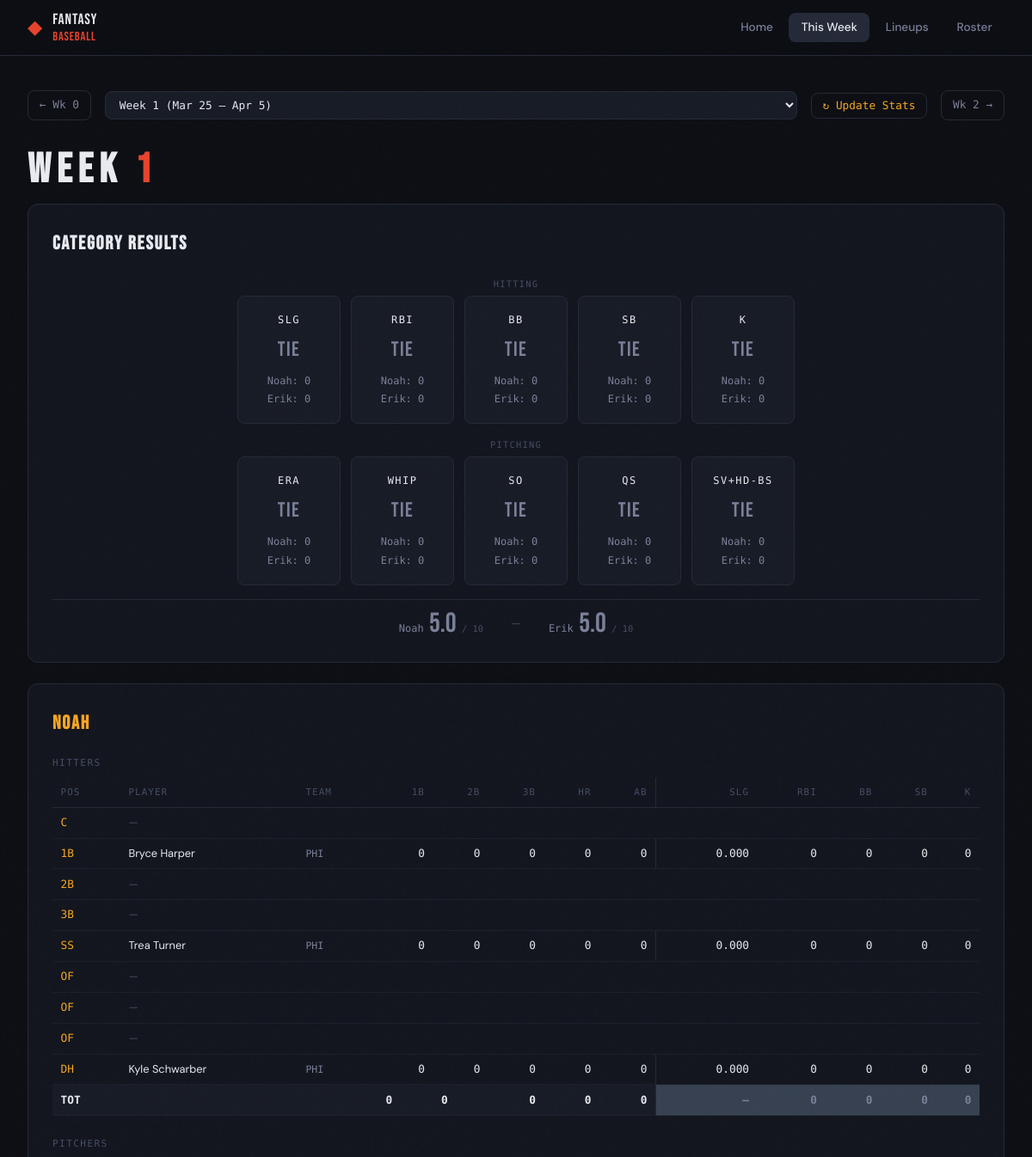
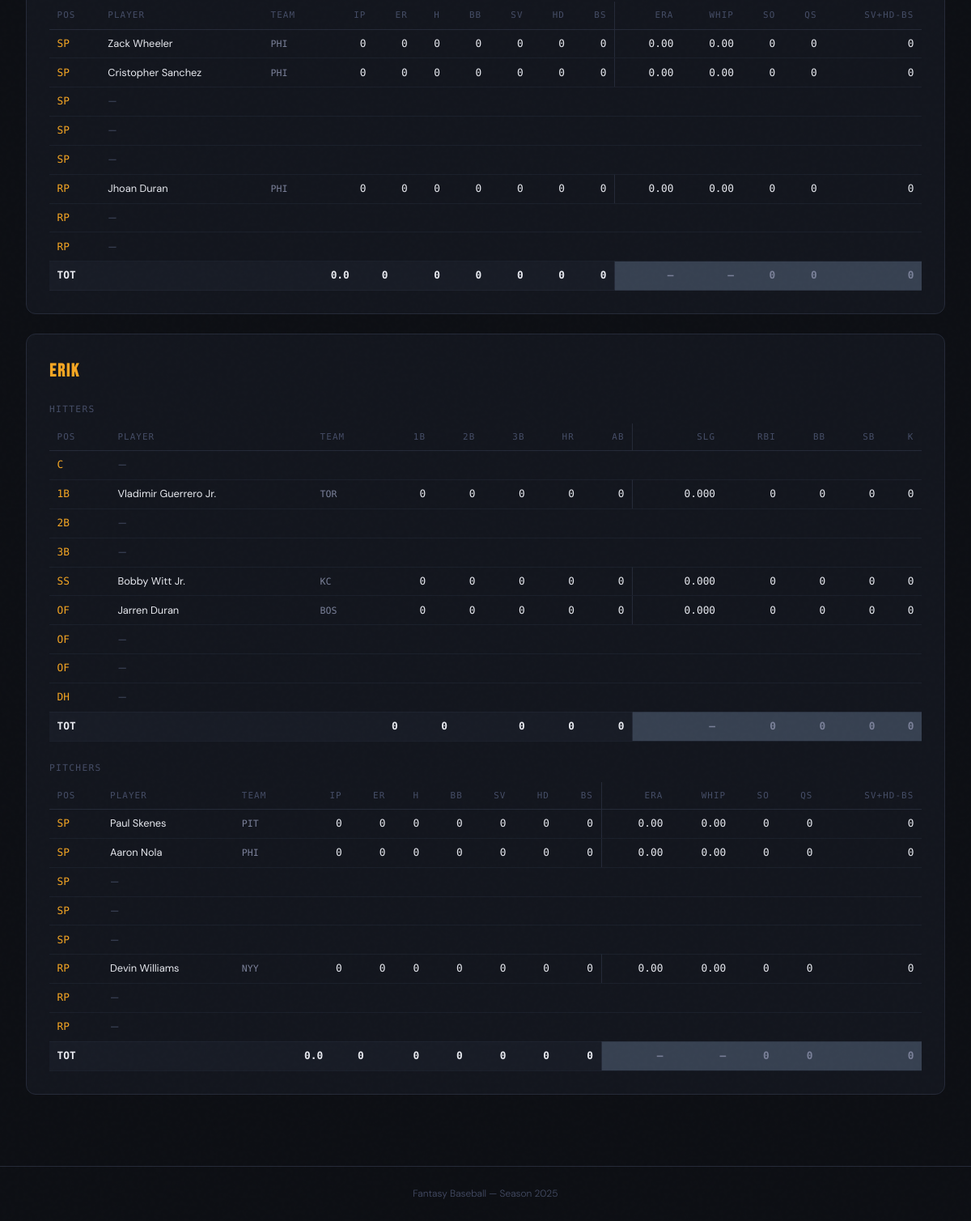
Screenshot of /week/1 with the database file from the repository (2 pictures, top to bottom).
### tables this page shows
CREATE TABLE managers (
    id   INTEGER PRIMARY KEY AUTOINCREMENT,
    name TEXT NOT NULL UNIQUE
);

CREATE TABLE players (
    id            INTEGER PRIMARY KEY AUTOINCREMENT,
    mlb_id        INTEGER UNIQUE,
    name          TEXT NOT NULL,
    team          TEXT,
    position_type TEXT NOT NULL CHECK(position_type IN ('batter','pitcher'))
);

### app.py (the view)
@app.route('/week/<int:n>')
def week_view(n):
    db = get_db()
    managers = db.execute('SELECT * FROM managers ORDER BY id').fetchall()
    _auto_populate_permanents(db, managers, n)
    data = {}
    for m in managers:
        lineup_rows = db.execute('''
            SELECT l.position, p.id as player_id, p.name, p.team, p.position_type
            FROM lineups l JOIN players p ON l.player_id = p.id
            WHERE l.manager_id = ? AND l.week = ?
        ''', (m['id'], n)).fetchall()
        print(f"[week_view] week={n}, manager={m['name']}, lineup_rows={len(lineup_rows)}")
        for lr in lineup_rows:
            print(f"  {lr['position']} {lr['name']}")
        stats_rows = db.execute('''
            SELECT ws.player_id, p.name, p.team, ws.*
            FROM weekly_stats ws JOIN players p ON ws.player_id = p.id
            WHERE ws.manager_id = ? AND ws.week = ?
        ''', (m['id'], n)).fetchall()
        stats_by_pid = {r['player_id']: dict(r) for r in stats_rows}
        batters  = []
        pitchers = []
        for lr in lineup_rows:
            pid = lr['player_id']
            if pid in stats_by_pid:
                row = dict(stats_by_pid[pid])
                row['lineup_position'] = lr['position']
                row['team'] = row['team'] or lr['team']
            else:
                if lr['position_type'] == 'batter':
                    row = _empty_batter_row({'position': lr['position'],
                                             'name': lr['name'], 'team': lr['team']})
                else:
                    row = _empty_pitcher_row({'position': lr['position'],
                                              'name': lr['name'], 'team': lr['team']})
            if lr['position_type'] == 'batter':
                batters.append(row)
            else:
                pitchers.append(row)
        data[m['name']] = {
            'batters':  sort_by_slot(batters),
            'pitchers': sort_by_slot(pitchers),
        }
    cats = _compute_category_winners(data)
    max_week = WEEKS[-1][0]
    db.close()
    return render_template('week.html',
        n=n, data=data, cats=cats,
        manager_names=[m['name'] for m in managers],
        week_options=all_week_options(),
        max_week=max_week,
        slot_display=slot_display,
    )

### app.py (called while the page is built)
def get_db():
    conn = sqlite3.connect(DB_PATH)
    conn.row_factory = sqlite3.Row
    return conn

def slot_display(slot_key):
    return slot_key.split('-')[0] if slot_key and '-' in slot_key else (slot_key or '')

def sort_by_slot(rows, key='lineup_position'):
    return sorted(rows, key=lambda r: _SLOT_RANK.get(
        r[key] if isinstance(r, dict) else getattr(r, key, ''), 999))

def _empty_batter_row(r):
    return {
        'name': r['name'], 'team': r['team'],
        'lineup_position': r['position'],
        'singles': 0, 'doubles': 0, 'triples': 0, 'homeruns': 0,
        'ab': 0, 'total_bases': 0, 'slg': 0,
        'rbi': 0, 'bb': 0, 'sb': 0, 'k': 0,
    }

def _empty_pitcher_row(r):
    return {
        'name': r['name'], 'team': r['team'],
        'lineup_position': r['position'],
        'ip': 0, 'er': 0, 'h': 0, 'p_bb': 0, 'h_plus_bb': 0,
        'sv': 0, 'hd': 0, 'bs': 0,
        'era': 0, 'whip': 0, 'so': 0, 'qs': 0, 'sv_hd_bs': 0,
    }

def _ip_display_to_true(ip_display):
    try:
        val   = float(ip_display)
        whole = int(val)
        thirds = round((val - whole) * 10)
        return whole + thirds / 3.0
    except (TypeError, ValueError):
        return 0.0

### week_schedule.py (called while the page is built)
def all_week_options():
    result = []
    for wnum, start, end in WEEKS:
        try:
            label = f"Week {wnum}  ({start.strftime('%b %-d')} – {end.strftime('%b %-d')})"
        except ValueError:
            label = f"Week {wnum}  ({start.strftime('%b %d').lstrip('0')} – {end.strftime('%b %d').lstrip('0')})"
        result.append((wnum, label))
    return result

### templates/week.html (shortened to what this page needs)
{% extends "base.html" %}
{% block content %}
{% macro cat_class(cat_name, manager_name) %}
{% set w = cats.get(cat_name, {}).get('winner') %}
{% if w == manager_name %}cell-win{% elif w == 'Tie' %}cell-tie{% elif w %}cell-loss{% endif %}
{% endmacro %}
<div class="page-week">
  <div class="week-nav-bar">
    {% if n > 0 %}
    <a href="/week/{{ n-1 }}" class="week-arrow">← Wk {{ n-1 }}</a>
    {% else %}
    <span class="week-arrow disabled">←</span>
    {% endif %}
    <div class="week-jump-wrap">
      <select class="week-jump-select" onchange="location.href='/week/'+this.value">
        {% for wnum, label in week_options %}
        <option value="{{ wnum }}" {% if wnum == n %}selected{% endif %}>{{ label }}</option>
        {% endfor %}
      </select>
    </div>
    <button id="update-stats-btn" class="week-arrow update-btn" onclick="triggerStatUpdate(this)">
      ↻ Update Stats
    </button>
    {% if n < max_week %}
    <a href="/week/{{ n+1 }}" class="week-arrow">Wk {{ n+1 }} →</a>
    {% else %}
    <span class="week-arrow disabled">→</span>
    {% endif %}
  </div>
  <h1 class="week-title">WEEK <span>{{ n }}</span></h1>
  <section class="card cat-summary-card">
    <h2 class="card-title">Category Results</h2>
    {% set hit_cats = ['SLG','RBI','BB','SB','K'] %}
    {% set pit_cats = ['ERA','WHIP','SO','QS','SV+HD-BS'] %}
    {% for group_label, group_cats in [('Hitting', hit_cats), ('Pitching', pit_cats)] %}
    <div class="cur-cats-label">{{ group_label }}</div>
    <div class="cat-grid" style="margin-bottom:1rem">
      {% for cat in group_cats %}
      {% set info = cats.get(cat, {}) %}
      <div class="cat-item {{ 'cat-tie' if info.get('winner') == 'Tie' else ('cat-winner-' ~ info.get('winner','') | lower | replace(' ','') if info.get('winner') and info.get('winner') != '—' else '') }}">
        <div class="cat-name">{{ cat }}</div>
        <div class="cat-winner">{{ info.get('winner', '—') }}</div>
        <div class="cat-values">
          {% for name in manager_names %}
          <span class="cat-val {{ 'cat-val-win' if info.get('winner') == name }}">
            {{ name }}: {{ info.get(name, '—') }}
          </span>
          {% endfor %}
        </div>
      </div>
      {% endfor %}
    </div>
    {% endfor %}
    {% if cats %}
    <div class="cat-score-total">
      {% for name in manager_names %}
      {% set ns = namespace(pts=0) %}
      {% for cat, info in cats.items() %}
        {% set ns.pts = ns.pts + (info.get('pts', {}).get(name, 0) if info.get('pts') else (1 if info.get('winner') == name else (0.5 if info.get('winner') == 'Tie' else 0))) %}
      {% endfor %}
      <div class="cat-score-mgr {{ 'cat-score-leading' if ns.pts > 5 }}">
        <span class="cat-score-name">{{ name }}</span>
        <span class="cat-score-pts">{{ ns.pts }}</span>
        <span class="cat-score-label">/ 10</span>
      </div>
      {% if loop.first %}<div class="cat-score-sep">—</div>{% endif %}
      {% endfor %}
    </div>
    {% endif %}
  </section>
  {% for name in manager_names %}
  {% set mdata = data.get(name, {}) %}
  {% set batter_map  = {} %}
  {% set pitcher_map = {} %}
  <section class="card manager-week-card">
    <h2 class="card-title manager-title">{{ name }}</h2>
    <div class="table-label">Hitters</div>
    <div class="table-scroll">
      <table class="stat-table">
        <thead>
          <tr>
            <th>POS</th><th>Player</th><th>Team</th>
            <th>1B</th><th>2B</th><th>3B</th><th>HR</th><th>AB</th>
            <th class="score-sep">SLG</th><th>RBI</th><th>BB</th><th>SB</th><th>K</th>
          </tr>
        </thead>
        <tbody>
          {% set hit_slots = ['C-0','1B-0','2B-0','3B-0','SS-0','OF-0','OF-1','OF-2','DH-0'] %}
          {% for slot in hit_slots %}
          {% set b = batter_map.get(slot) %}
          <tr>
            <td class="pos-cell">{{ slot_display(slot) }}</td>
            {% if b %}
            <td class="name-cell">{{ b.name }}</td>
            <td class="team-cell">{{ b.team or '—' }}</td>
            <td>{{ b.singles }}</td><td>{{ b.doubles }}</td>
            <td>{{ b.triples }}</td><td>{{ b.homeruns }}</td><td>{{ b.ab }}</td>
            <td class="score-sep">{{ '%.3f'|format(b.slg) }}</td>
            <td>{{ b.rbi }}</td><td>{{ b.bb }}</td><td>{{ b.sb }}</td><td>{{ b.k }}</td>
            {% else %}
            <td class="name-cell empty-slot">—</td>
            <td colspan="11" class="empty-slot"></td>
            {% endif %}
          </tr>
          {% endfor %}
        </tbody>
        {% set all_batters = [] %}
        {% for slot in ['C-0','1B-0','2B-0','3B-0','SS-0','OF-0','OF-1','OF-2','DH-0'] %}
          {% if batter_map.get(slot) %}{% set _ = all_batters.append(batter_map[slot]) %}{% endif %}
        {% endfor %}
        {% if all_batters %}
        {% set tot_ab = all_batters|sum(attribute='ab') %}
        {% set tot_tb = all_batters|sum(attribute='total_bases') %}
        <tfoot>
          <tr class="totals-row">
            <td colspan="3">TOT</td>
            <td>{{ all_batters|sum(attribute='singles') }}</td>
            <td>{{ all_batters|sum(attribute='doubles') }}</td>
            <td>{{ all_batters|sum(attribute='triples') }}</td>
            <td>{{ all_batters|sum(attribute='homeruns') }}</td>
            <td>{{ tot_ab }}</td>
            <td class="score-sep {{ cat_class('SLG', name) }}">
              {{ '%.3f'|format(tot_tb/tot_ab) if tot_ab else '—' }}
            </td>
            <td class="{{ cat_class('RBI', name) }}">{{ all_batters|sum(attribute='rbi') }}</td>
            <td class="{{ cat_class('BB', name) }}">{{ all_batters|sum(attribute='bb') }}</td>
            <td class="{{ cat_class('SB', name) }}">{{ all_batters|sum(attribute='sb') }}</td>
            <td class="{{ cat_class('K', name) }}">{{ all_batters|sum(attribute='k') }}</td>
          </tr>
        </tfoot>
        {% endif %}
      </table>
    </div>
    <div class="table-label" style="margin-top:1.5rem">Pitchers</div>
    <div class="table-scroll">
      <table class="stat-table">
        <thead>
          <tr>
            <th>POS</th><th>Player</th><th>Team</th>
            <th>IP</th><th>ER</th><th>H</th><th>BB</th>
            <th>SV</th><th>HD</th><th>BS</th>
            <th class="score-sep">ERA</th><th>WHIP</th><th>SO</th><th>QS</th><th>SV+HD-BS</th>
          </tr>
        </thead>
        <tbody>
          {% set pit_slots = ['SP-0','SP-1','SP-2','SP-3','SP-4','RP-0','RP-1','RP-2'] %}
          {% for slot in pit_slots %}
          {% set p = pitcher_map.get(slot) %}
          <tr>
            <td class="pos-cell">{{ slot_display(slot) }}</td>
            {% if p %}
            <td class="name-cell">{{ p.name }}</td>
            <td class="team-cell">{{ p.team or '—' }}</td>
            <td>{{ p.ip }}</td><td>{{ p.er }}</td><td>{{ p.h }}</td><td>{{ p.p_bb }}</td>
            <td>{{ p.sv }}</td><td>{{ p.hd }}</td><td>{{ p.bs }}</td>
            <td class="score-sep">{{ '%.2f'|format(p.era) }}</td>
            <td>{{ '%.2f'|format(p.whip) }}</td>
            <td>{{ p.so }}</td><td>{{ p.qs }}</td><td>{{ p.sv_hd_bs }}</td>
            {% else %}
            <td class="name-cell empty-slot">—</td>
            <td colspan="13" class="empty-slot"></td>
            {% endif %}
          </tr>
          {% endfor %}
        </tbody>
        {% set all_pitchers = [] %}
        {% for slot in ['SP-0','SP-1','SP-2','SP-3','SP-4','RP-0','RP-1','RP-2'] %}
          {% if pitcher_map.get(slot) %}{% set _ = all_pitchers.append(pitcher_map[slot]) %}{% endif %}
        {% endfor %}
        {% if all_pitchers %}
        {% set tot_ip  = all_pitchers|sum(attribute='ip') %}
        {% set tot_er  = all_pitchers|sum(attribute='er') %}
        {% set tot_hbb = all_pitchers|sum(attribute='h_plus_bb') %}
        <tfoot>
          <tr class="totals-row">
            <td colspan="3">TOT</td>
            <td>{{ '%.1f'|format(tot_ip) }}</td>
            <td>{{ tot_er }}</td>
            <td>{{ all_pitchers|sum(attribute='h') }}</td>
            <td>{{ all_pitchers|sum(attribute='p_bb') }}</td>
            <td>{{ all_pitchers|sum(attribute='sv') }}</td>
            <td>{{ all_pitchers|sum(attribute='hd') }}</td>
            <td>{{ all_pitchers|sum(attribute='bs') }}</td>
            <td class="score-sep {{ cat_class('ERA', name) }}">
              {{ '%.2f'|format(tot_er/tot_ip*9) if tot_ip else '—' }}
            </td>
            <td class="{{ cat_class('WHIP', name) }}">
              {{ '%.2f'|format(tot_hbb/tot_ip) if tot_ip else '—' }}
            </td>
            <td class="{{ cat_class('SO', name) }}">{{ all_pitchers|sum(attribute='so') }}</td>
            <td class="{{ cat_class('QS', name) }}">{{ all_pitchers|sum(attribute='qs') }}</td>
            <td class="{{ cat_class('SV+HD-BS', name) }}">{{ all_pitchers|sum(attribute='sv_hd_bs') }}</td>
          </tr>
        </tfoot>
        {% endif %}
      </table>
    </div>
  </section>
  {% endfor %}
</div>
{% endblock %}

### rows the page displays
managers: name "Noah", get "0", pts "5.0", slot_display "C" "1B" "2B" "3B" "SS" "OF" "OF" "OF" "DH", singles "0" "0" "0", doubles "0" "0" "0", triples "0" "0" "0", homeruns "0" "0" "0", ab "0" "0" "0", slg "0.000" "0.000" "0.000", rbi "0" "0" "0", bb "0" "0" "0", sb "0" "0" "0", k "0" "0" "0", all_batters "0", tot_ab "0", value "—", slot_display "SP" "SP" "SP" "SP" "SP" "RP" "RP" "RP", ip "0" "0" "0", er "0" "0" "0", h "0" "0" "0", p_bb "0" "0" "0", sv "0" "0" "0", hd "0" "0" "0", bs "0" "0" "0", era "0.00" "0.00" "0.00", whip "0.00" "0.00" "0.00", so "0" "0" "0", qs "0" "0" "0", sv_hd_bs "0" "0" "0", tot_ip "0.0", tot_er "0", all_pitchers "0"
managers: name "Erik", get "0", pts "5.0", slot_display "C" "1B" "2B" "3B" "SS" "OF" "OF" "OF" "DH", singles "0" "0" "0", doubles "0" "0" "0", triples "0" "0" "0", homeruns "0" "0" "0", ab "0" "0" "0", slg "0.000" "0.000" "0.000", rbi "0" "0" "0", bb "0" "0" "0", sb "0" "0" "0", k "0" "0" "0", all_batters "0", tot_ab "0", value "—", slot_display "SP" "SP" "SP" "SP" "SP" "RP" "RP" "RP", ip "0" "0" "0", er "0" "0" "0", h "0" "0" "0", p_bb "0" "0" "0", sv "0" "0" "0", hd "0" "0" "0", bs "0" "0" "0", era "0.00" "0.00" "0.00", whip "0.00" "0.00" "0.00", so "0" "0" "0", qs "0" "0" "0", sv_hd_bs "0" "0" "0", tot_ip "0.0", tot_er "0", all_pitchers "0"
players: name "Bryce Harper", team "PHI"
players: name "Trea Turner", team "PHI"
players: name "Kyle Schwarber", team "PHI"
players: name "Zack Wheeler", team "PHI"
players: name "Cristopher Sanchez", team "PHI"
players: name "Jhoan Duran", team "PHI"
players: name "Vladimir Guerrero Jr.", team "TOR"
players: name "Bobby Witt Jr.", team "KC"
players: name "Jarren Duran", team "BOS"
players: name "Paul Skenes", team "PIT"
players: name "Aaron Nola", team "PHI"
players: name "Devin Williams", team "NYY"

### other values shown
{{ n-1 }} "0"
{{ n+1 }} "2"
{{ n }} "1"
{{ group_label }} "HITTING" "PITCHING"
{{ cat }} "SLG" "RBI" "BB" "SB" "K" "ERA" "WHIP" "SO" "QS" "SV+HD-BS"
{{ info.get('winner', '—') }} "Tie" "Tie" "Tie" "Tie" "Tie" "Tie" "Tie" "Tie" "Tie" "Tie"
form field value "Week 1 (Mar 25 – Apr 5)"
